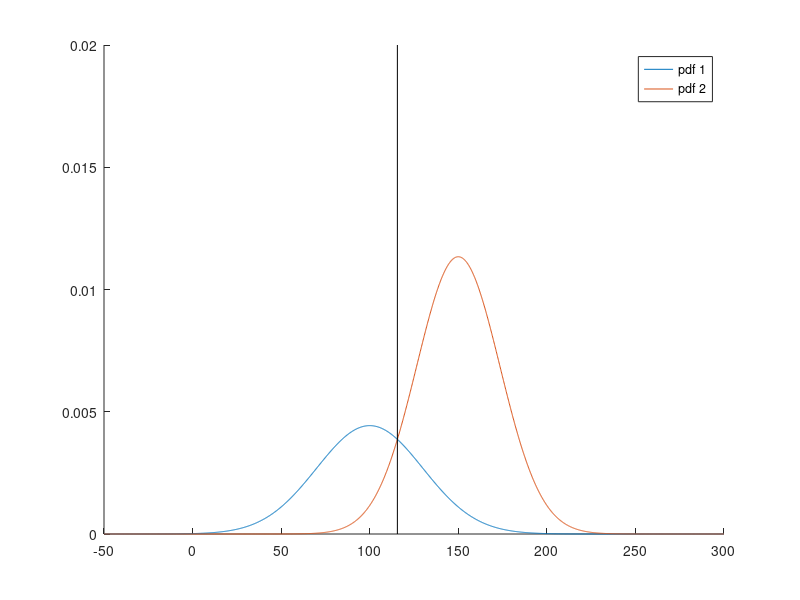

Write MATLAB code to recreate this figure.
%%%%%%%%%%%%%%%%%%%%%%%%%%%%%%%%%%%%%%%%%%%%%%%%%%%%%%%%%%%%%%%%%%%%%%%%%%%
%%%%%%%%%%%%%%%%%%%%%%%%%%%%%%%%%%%%%%%%%%%%%%%%%%%%%%%%%%%%%%%%%%%%%%%%%%%
%%%%%%%%%%%%%%%%%%%%%%%%%%%%%%%%%%%%%%%%%%%%%%%%%%%%%%%%%%%%%%%%%%%%%%%%%%%

clear 
close all
rng default;

p_mixture = 1/3;

w1 = p_mixture;
w2 = 1 - p_mixture;

mu1 = 100;
sigma12 = 900;

mu2 = 150;
sigma22 = 550;

% Gaussian distributions:
pdf_1 = @(x) 1/sqrt(2*pi*sigma12).*exp(-((x-mu1).^2)./(2*sigma12));
pdf_2 = @(x) 1/sqrt(2*pi*sigma22).*exp(-((x-mu2).^2)./(2*sigma22));

f = @(x) w1.*pdf_1(x) - w2.*pdf_2(x);
% f = @(x) pdf_1(x) - pdf_2(x);

bound = fzero(f, max([(mu1-mu2), (mu2-mu1)]));

lb = min([mu1,mu2])-5*sqrt(max([sigma12,sigma22]));
ub = max([mu1,mu2])+5*sqrt(max([sigma12,sigma22]));

% risk = w2*integral(pdf_2, lb, bound) + w1*integral(pdf_1, bound, ub);

risk = w2*cdf('Normal', bound, mu2, sqrt(sigma22)) + ...
       w1*(1-cdf('Normal', bound, mu1, sqrt(sigma12)));


% eta = @(x) 1-(w1.*pdf_1(x))./(w1.*pdf_1(x)+w2.*pdf_2(x));
% risk = integral(eta, -100, boundary);


% Plot:

lin = linspace(lb, ub, 2000);

figure(1)
hold on

plot(lin, w1.*pdf_1(lin))
plot(lin, w2.*pdf_2(lin))
line([bound, bound], [0, 0.02], 'Color', 'k')
legend('pdf 1', 'pdf 2')

